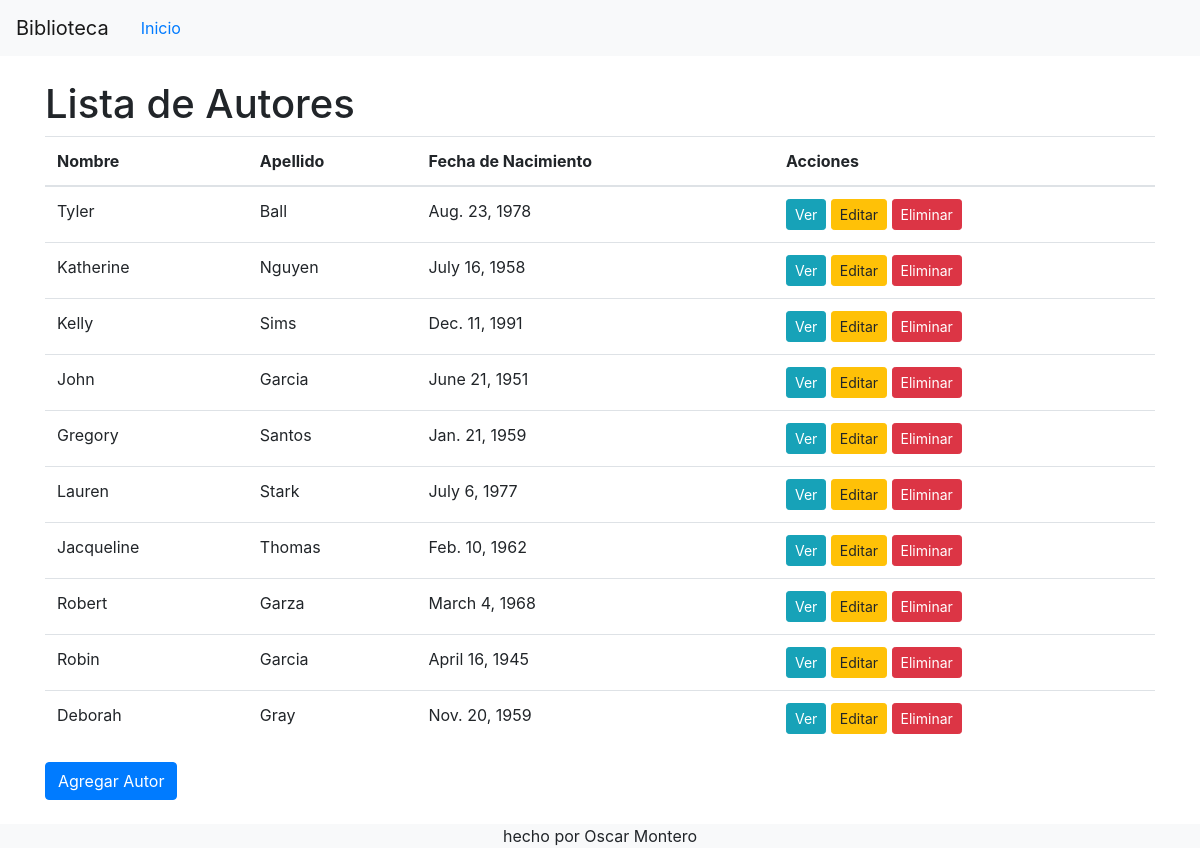
Before: /authors/ with the older database file.
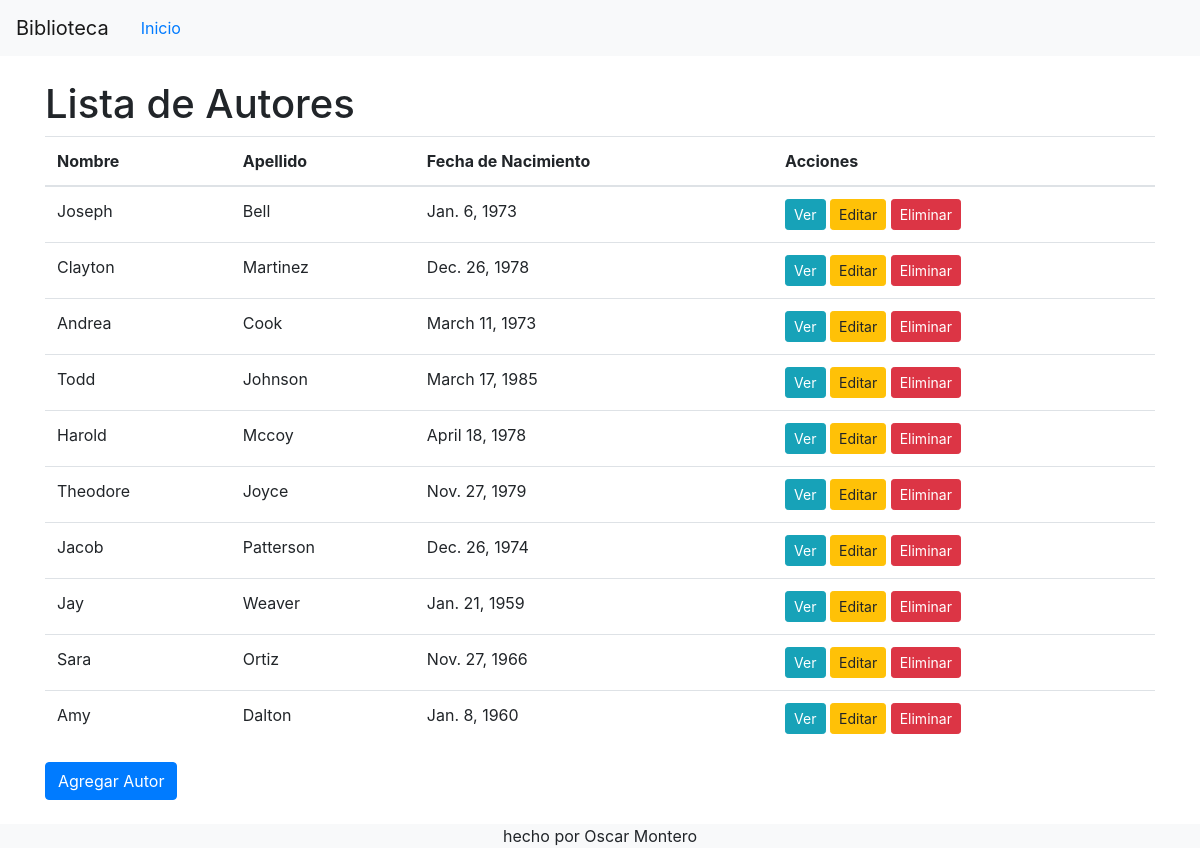
After: the same page with the newer database file.
### library/models.py (models this page shows, shortened)
class Author(models.Model):
    first_name = models.CharField(max_length=100)
    last_name = models.CharField(max_length=100)
    birth_date = models.DateField()

### library/views.py (the view)
# urls.py: path('authors/', views.author_list, name='author_list'),
def author_list(request):
    authors = Author.objects.all()
    return render(request, 'author_list.html', {'authors': authors})

### library/templates/author_list.html (shortened to what this page needs)
{% extends 'index.html' %}
{% block content %}
<h1>Lista de Autores</h1>
<table class="table">
    <thead>
        <tr>
            <th>Nombre</th>
            <th>Apellido</th>
            <th>Fecha de Nacimiento</th>
            <th>Acciones</th>
        </tr>
    </thead>
    <tbody>
        {% for author in authors %}
        <tr>
            <td>{{ author.first_name }}</td>
            <td>{{ author.last_name }}</td>
            <td>{{ author.birth_date }}</td>
            <td>
                <a href="{% url 'author_detail' author.id %}" class="btn btn-info btn-sm">Ver</a>
                <a href="{% url 'author_edit' author.id %}" class="btn btn-warning btn-sm">Editar</a>
                <button onclick="showDeleteModal('{{ author.id }}', '{{ author.first_name }} {{ author.last_name }}')" class="btn btn-danger btn-sm">Eliminar</button>
            </td>
        </tr>
        {% endfor %}
    </tbody>
</table>
<a href="{% url 'author_create' %}" class="btn btn-primary">Agregar Autor</a>
{% endblock %}

Changed rows visible on the page:
removed Author: first_name "Tyler", last_name "Ball", birth_date "Aug. 23, 1978"
removed Author: first_name "Katherine", last_name "Nguyen", birth_date "July 16, 1958"
removed Author: first_name "Kelly", last_name "Sims", birth_date "Dec. 11, 1991"
removed Author: first_name "John", last_name "Garcia", birth_date "June 21, 1951"
removed Author: first_name "Gregory", last_name "Santos", birth_date "Jan. 21, 1959"
removed Author: first_name "Lauren", last_name "Stark", birth_date "July 6, 1977"
removed Author: first_name "Jacqueline", last_name "Thomas", birth_date "Feb. 10, 1962"
removed Author: first_name "Robert", last_name "Garza", birth_date "March 4, 1968"
removed Author: first_name "Robin", last_name "Garcia", birth_date "April 16, 1945"
removed Author: first_name "Deborah", last_name "Gray", birth_date "Nov. 20, 1959"
added Author: first_name "Joseph", last_name "Bell", birth_date "Jan. 6, 1973"
added Author: first_name "Clayton", last_name "Martinez", birth_date "Dec. 26, 1978"
added Author: first_name "Andrea", last_name "Cook", birth_date "March 11, 1973"
added Author: first_name "Todd", last_name "Johnson", birth_date "March 17, 1985"
added Author: first_name "Harold", last_name "Mccoy", birth_date "April 18, 1978"
added Author: first_name "Theodore", last_name "Joyce", birth_date "Nov. 27, 1979"
added Author: first_name "Jacob", last_name "Patterson", birth_date "Dec. 26, 1974"
added Author: first_name "Jay", last_name "Weaver", birth_date "Jan. 21, 1959"
added Author: first_name "Sara", last_name "Ortiz", birth_date "Nov. 27, 1966"
added Author: first_name "Amy", last_name "Dalton", birth_date "Jan. 8, 1960"
